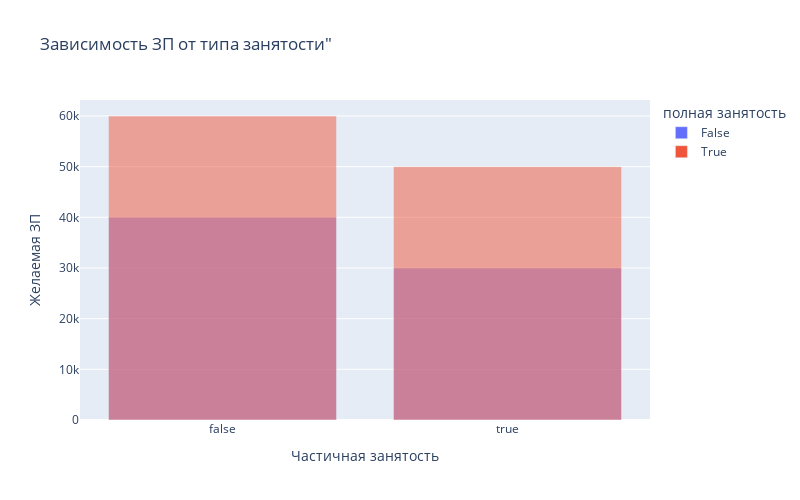

This figure's notebook cell:
### Markdown cell above
**Дополнительные баллы**

Для получения 2 дополнительных баллов по разведывательному анализу постройте еще два любых содержательных графика или диаграммы, которые помогут проиллюстрировать влияние признаков/взаимосвязь между признаками/распределения признаков. Приведите выводы по ним. Желательно, чтобы в анализе участвовали признаки, которые мы создавали ранее в разделе "Преобразование данных".

### Code cell
# подготовим сводную таблицу зависимости медианного значения ЗП в заивисимости от полной или частичной занятости
# и построим график в в plotly
df_hh_pivot_to_go = df_hh.pivot_table(values='ЗП (руб.)',
                                      columns = 'полная занятость',
                                      index = 'частичная занятость',
                                      aggfunc='median'   
)

fig = px.bar(df_hh_pivot_to_go,
            y=df_hh_pivot_to_go.columns,
            orientation='v',
            height=500, 
            width=800,
            barmode='overlay',
            title='Зависимость ЗП от типа занятости"'
)
fig.update_layout(xaxis_title='Частичная занятость',
                  yaxis_title='Желаемая ЗП',
)
fig.write_html("bar_2_8_3d.html")
fig.show()

### Figure 1 — Plotly figure (JSON) as saved in the notebook; plotly's stock layout.template omitted (floating-point values rounded to 4 significant figures)
{"data": [{"alignmentgroup": "True", "hovertemplate": "полная занятость=False<br>частичная занятость=%{x}<br>value=%{y}<extra></extra>", "legendgroup": "False", "marker": {"color": "#636efa", "opacity": 0.5, "pattern": {"shape": ""}}, "name": "False", "offsetgroup": "False", "orientation": "v", "showlegend": true, "textposition": "auto", "type": "bar", "x": [false, true], "xaxis": "x", "y": [40000, 30000], "yaxis": "y"}, {"alignmentgroup": "True", "hovertemplate": "полная занятость=True<br>частичная занятость=%{x}<br>value=%{y}<extra></extra>", "legendgroup": "True", "marker": {"color": "#EF553B", "opacity": 0.5, "pattern": {"shape": ""}}, "name": "True", "offsetgroup": "True", "orientation": "v", "showlegend": true, "textposition": "auto", "type": "bar", "x": [false, true], "xaxis": "x", "y": [60000, 50000], "yaxis": "y"}], "layout": {"barmode": "overlay", "height": 500, "legend": {"title": {"text": "полная занятость"}, "tracegroupgap": 0}, "title": {"text": "Зависимость ЗП от типа занятости\""}, "width": 800, "xaxis": {"anchor": "y", "domain": [0, 1], "title": {"text": "Частичная занятость"}}, "yaxis": {"anchor": "x", "domain": [0, 1], "title": {"text": "Желаемая ЗП"}}}}
